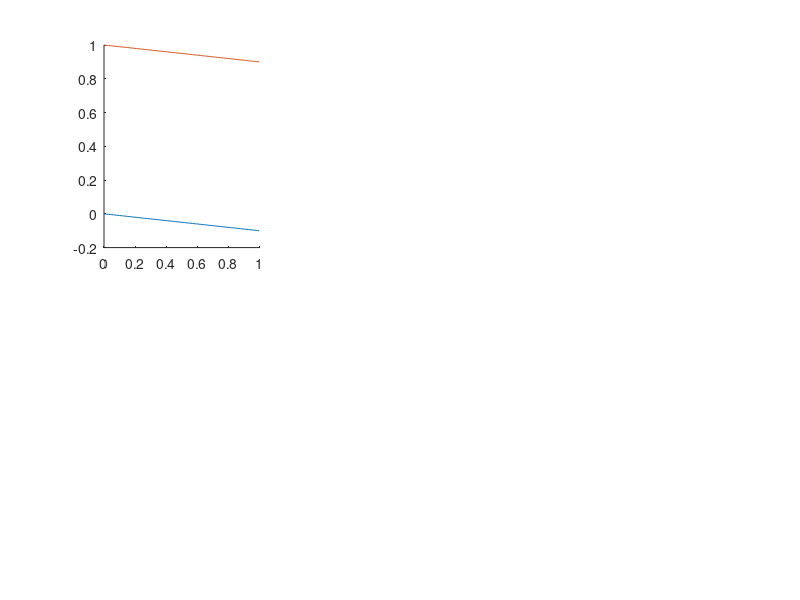

The MATLAB source for this figure:
%% figures in mypaper
%% 求解区域
figure;
slope = 0.1;

x = 0:0.01:1;
ybot = -0.1*x;
ytop = ybot + 1;

subplot(2,3,1);
hold on;
plot(x,ybot);
plot(x,ytop);
